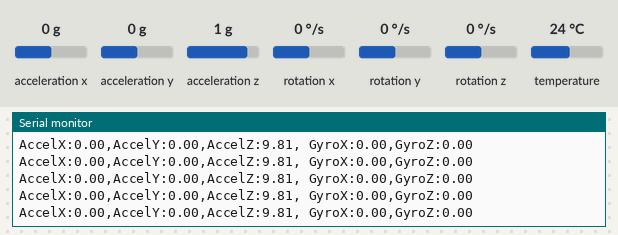
A sketch run on a simulated ESP8266 (NodeMCU). Shown: the last lines printed to the serial monitor. The test bench sets the inputs (shaded band); at power-on: acceleration x 0 g, acceleration y 0 g, acceleration z 1 g, rotation x 0 °/s, rotation z 0 °/s, rotation y 0 °/s, temperature 24 °C. WiFi joins after 1.5 s; servers stay silent unless stated.

Above: at 3.1 s.
3.2 s: acceleration x set to -1.4 g
At 3.39 s:
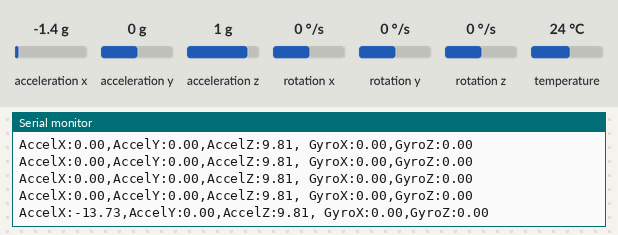
4.7 s: acceleration y set to -1.4 g
At 4.82 s:
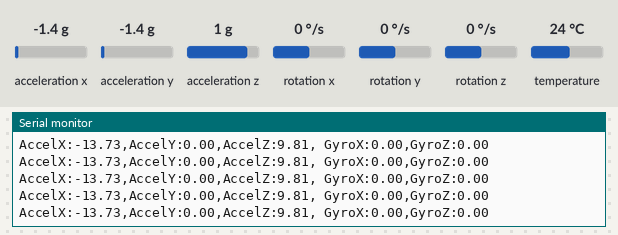
6.2 s: acceleration z set to -1.4 g
At 6.25 s:
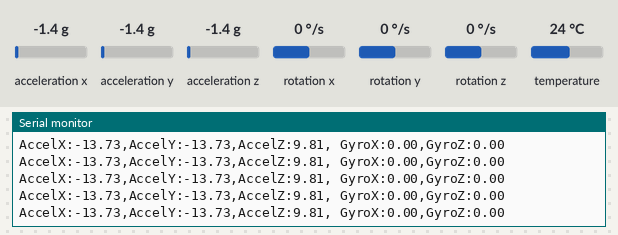
7.7 s: rotation x set to -192 °/s
At 7.89 s:
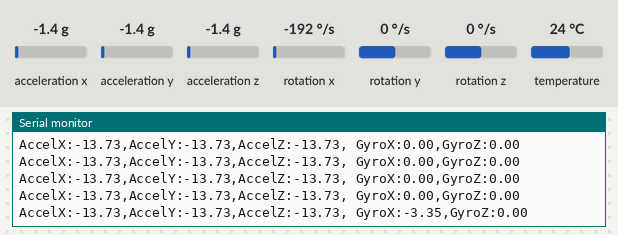
9.2 s: rotation z set to -192 °/s
At 9.32 s:
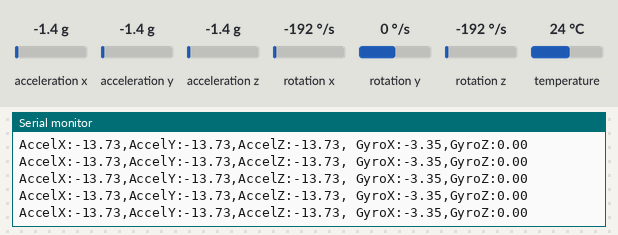

The sketch:

CODE_-_Fall_detection.ino
```cpp
#define BLYNK_TEMPLATE_ID "TMPL3cepx2c10"
#define BLYNK_TEMPLATE_NAME "IoT Based Fall Detection"
#define BLYNK_AUTH_TOKEN "_mxdX8r_JTEnll6xmCXZ3mAesOJB7Mz4"
#define BLYNK_PRINT Serial

#include <ESP8266WiFi.h>
#include <WiFiClient.h>
#include <BlynkSimpleEsp8266.h>
#include <Adafruit_MPU6050.h>
#include <Adafruit_Sensor.h>
#include <Wire.h>

Adafruit_MPU6050 mpu;

char auth[] = BLYNK_AUTH_TOKEN;

char ssid[] = "BOHRA";
char pass[] = "sajjan41";

BlynkTimer timer;

void sendSensor()
{
  if(mpu.getMotionInterruptStatus()) {
    /* Get new sensor events with the readings */
    sensors_event_t a, g, temp;
    mpu.getEvent(&a, &g, &temp);

    /* Print out the values */
    Serial.print("AccelX:");
    Serial.print(a.acceleration.x);
    Serial.print(",");
    Serial.print("AccelY:");
    Serial.print(a.acceleration.y);
    Serial.print(",");
    Serial.print("AccelZ:");
    Serial.print(a.acceleration.z);
    Serial.print(", ");
    Serial.print("GyroX:");
    Serial.print(g.gyro.x);
    Serial.print(",");
    // Serial.print("GyroY:");
    // Serial.print(g.gyro.y);
    // Serial.print(",");
    Serial.print("GyroZ:");
    Serial.print(g.gyro.z);
    Serial.println("");
  // You can send any value at any time.
  // Please don't send more that 10 values per second.
    Blynk.virtualWrite(V0, a.acceleration.x);
    Blynk.virtualWrite(V1, a.acceleration.y);
    Blynk.virtualWrite(V2, a.acceleration.z);
    Blynk.virtualWrite(V3,g.gyro.x);
    Blynk.virtualWrite(V4,g.gyro.z);
    // Blynk.virtualWrite(V4,g.gyro.z);
   delay(200);
  }
}
void setup()
{

   Serial.begin(115200);
    while (!Serial)
    delay(10); // will pause Zero, Leonardo, etc until serial console opens

  Serial.println("Adafruit MPU6050 test!");

  // Try to initialize!
  if (!mpu.begin()) {
    Serial.println("Failed to find MPU6050 chip");
    while (1) {
      delay(10);
    }
  }
  Serial.println("MPU6050 Found!");

  //setupt motion detection
  mpu.setHighPassFilter(MPU6050_HIGHPASS_0_63_HZ);
  mpu.setMotionDetectionThreshold(1);
  mpu.setMotionDetectionDuration(20);
  mpu.setInterruptPinLatch(true); // Keep it latched.  Will turn off when reinitialized.
  mpu.setInterruptPinPolarity(true);
  mpu.setMotionInterrupt(true);

  Serial.println("");
  delay(100);

  Blynk.begin(auth, ssid, pass);
  timer.setInterval(100L, sendSensor);

  }

void loop()
{
  Blynk.run();
  timer.run();
 }
```

Measured:
- after the input at 3.2 s, the serial monitor: prints a new line at once (image 1)
- after the input at 7.7 s, the serial monitor: prints a new line at once (image 4)
